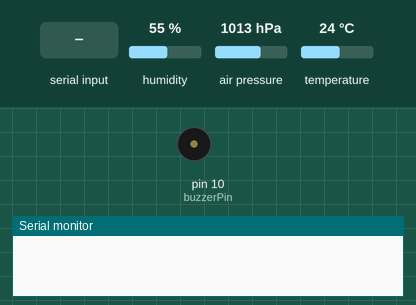
Simulated run of this sketch. Board: Arduino Uno, built with avr-gcc and run on an emulated ATmega328P. Shown: buzzer (waves = sounding), the last lines printed to the serial monitor. Inputs (shaded band) come from the test bench; at power-on: humidity 55 %, air pressure 1013 hPa, temperature 24 °C.

Above: at 1.2 s.
1.3 s: "1" received over Serial
At 1.73 s:
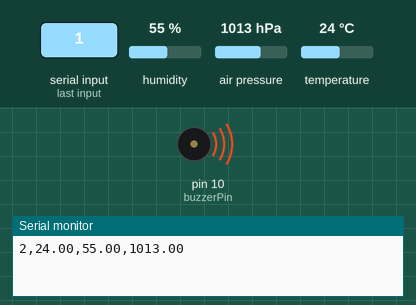
Timing chart, 0 to 4.3 s (numbered marks = the images above; inputs shaded):
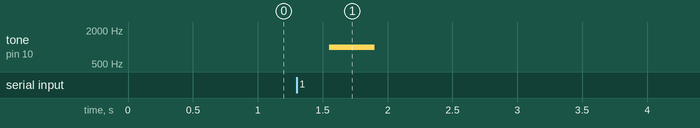

Measured:
- after the input at 1.3 s, tone on pin 10 (buzzerPin): silent → 1000 Hz after 0.25 s, → silent 0.35 s later

The sketch:

Estacion_meteo.ino
```cpp
#include <Wire.h>
#include <DHT.h>
#include <SFE_BMP180.h>

#define gasSensorPin A0
#define buzzerPin 10
#define tempPin 2
#define loopTime 500
#define gasLimitMed 150
#define gasLimitHigh 500

DHT dht(tempPin, DHT11);
SFE_BMP180 pressure;

void setup()
{
  pinMode(buzzerPin, OUTPUT);
  dht.begin();
  pressure.begin();
  pressure.startPressure(3);
  delay(50);
  Serial.begin(9600);
  //Serial.write("Metano\t\tTemperatura(C)\tHumedad(%)\tPresion(mbar)\n");
}

void loop()
{
  while(!Serial.available())
    delay(loopTime);
  Serial.read();
  Serial.print(readMetane()); Serial.write(",");
  double temperature = dht.readTemperature();
  Serial.print(temperature); Serial.write(",");
  Serial.print(dht.readHumidity()); Serial.write(",");
  Serial.print(readPressure(temperature));
}

int readMetane(){
  int raw_adc = analogRead(gasSensorPin);
  if(raw_adc < gasLimitMed){
    return 0;
  }else if((raw_adc >= gasLimitMed)&&(raw_adc < gasLimitHigh)){
    tone(buzzerPin, 1000, loopTime*0.3);
    return 1;
  }else if(raw_adc >= gasLimitHigh){
    tone(buzzerPin, 1000, loopTime*0.7);
    return 2;
  }
}


double readPressure(double temp){
  double pression;
  pressure.getPressure(pression, temp);
  return pression;
}
```
